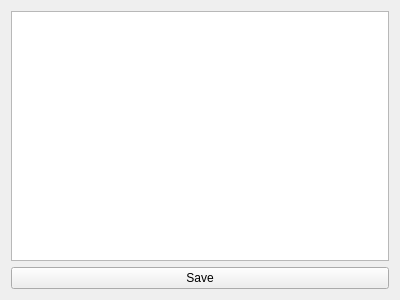
<?xml version="1.0" encoding="UTF-8"?>
<ui version="4.0">
 <class>develop</class>
 <widget class="QWidget" name="develop">
  <property name="geometry">
   <rect>
    <x>0</x>
    <y>0</y>
    <width>400</width>
    <height>300</height>
   </rect>
  </property>
  <property name="windowTitle">
   <string>develop</string>
  </property>
  <layout class="QVBoxLayout" name="verticalLayout">
   <item>
    <widget class="QTextEdit" name="textEdit"/>
   </item>
   <item>
    <widget class="QPushButton" name="pushButton">
     <property name="text">
      <string>Save</string>
     </property>
    </widget>
   </item>
  </layout>
 </widget>
 <resources/>
 <connections/>
</ui>
